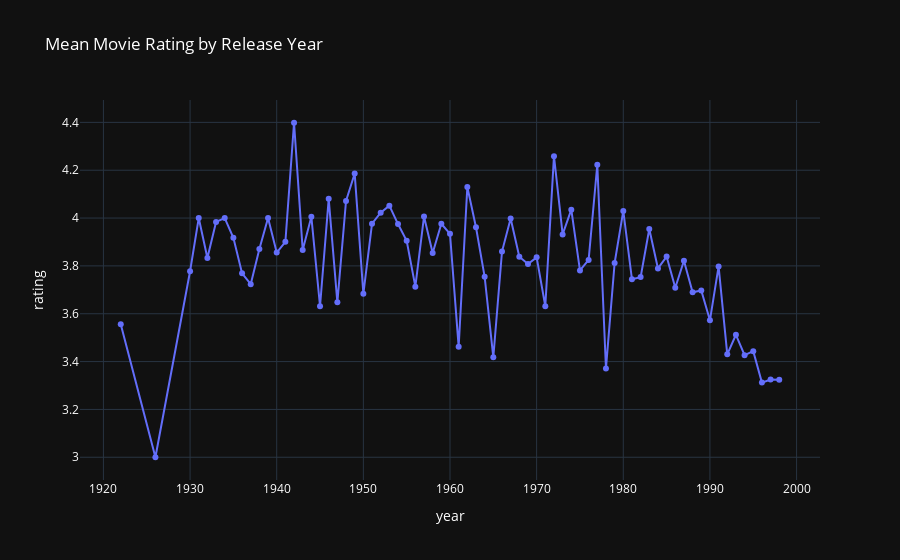

Write notebook code for a chart like this one.
### Code cell
# Aggregate: mean rating per movie release year
mean_ratings = df.groupby("year")["rating"].mean().reset_index()
fig = px.line(
    mean_ratings,
    x="year",
    y="rating",
    title="Mean Movie Rating by Release Year",
    markers=True,  # show dots for each year
)

# Dark theme
fig.update_layout(template="plotly_dark", font=dict(color="white"))

fig.show()

### Figure 1 — Plotly figure (JSON) as saved in the notebook; plotly's stock layout.template omitted (floating-point values rounded to 4 significant figures)
{"data": [{"hovertemplate": "year=%{x}<br>rating=%{y}<extra></extra>", "legendgroup": "", "line": {"color": "#636efa", "dash": "solid"}, "marker": {"symbol": "circle"}, "mode": "lines+markers", "name": "", "orientation": "v", "showlegend": false, "type": "scatter", "x": [1922.0, 1926.0, 1930.0, 1931.0, 1932.0, 1933.0, 1934.0, 1935.0, 1936.0, 1937.0, 1938.0, 1939.0, 1940.0, 1941.0, 1942.0, 1943.0, 1944.0, 1945.0, 1946.0, 1947.0, 1948.0, 1949.0, 1950.0, 1951.0, 1952.0, 1953.0, 1954.0, 1955.0, 1956.0, 1957.0, 1958.0, 1959.0, 1960.0, 1961.0, 1962.0, 1963.0, 1964.0, 1965.0, 1966.0, 1967.0, 1968.0, 1969.0, 1970.0, 1971.0, 1972.0, 1973.0, 1974.0, 1975.0, 1976.0, 1977.0, 1978.0, 1979.0, 1980.0, 1981.0, 1982.0, 1983.0, 1984.0, 1985.0, 1986.0, 1987.0, 1988.0, 1989.0, 1990.0, 1991.0, 1992.0, 1993.0, 1994.0, 1995.0, 1996.0, 1997.0, 1998.0], "xaxis": "x", "y": [3.556, 3.0, 3.778, 4.0, 3.833, 3.984, 4.0, 3.917, 3.769, 3.724, 3.871, 4.0, 3.856, 3.9, 4.398, 3.867, 4.005, 3.631, 4.08, 3.648, 4.071, 4.186, 3.683, 3.977, 4.022, 4.052, 3.975, 3.905, 3.713, 4.006, 3.854, 3.976, 3.934, 3.462, 4.13, 3.962, 3.754, 3.418, 3.86, 3.998, 3.838, 3.808, 3.836, 3.631, 4.259, 3.932, 4.035, 3.781, 3.825, 4.223, 3.371, 3.812, 4.03, 3.744, 3.753, 3.954, 3.789, 3.839, 3.709, 3.821, 3.69, 3.697, 3.573, 3.798, 3.43, 3.512, 3.427, 3.443, 3.312, 3.325, 3.324], "yaxis": "y"}], "layout": {"font": {"color": "white"}, "legend": {"tracegroupgap": 0}, "title": {"text": "Mean Movie Rating by Release Year"}, "xaxis": {"anchor": "y", "domain": [0, 1], "title": {"text": "year"}}, "yaxis": {"anchor": "x", "domain": [0, 1], "title": {"text": "rating"}}}}
